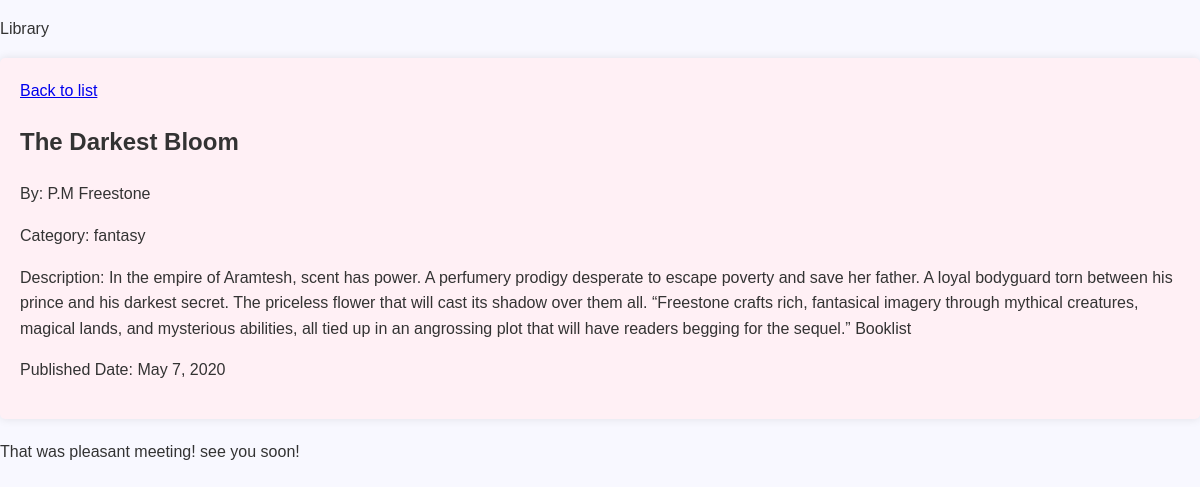
The page /books/The Darkest Bloom on the database its author committed.
### library/models.py (models this page shows, shortened)
class Book(models.Model):
    title = models.CharField(max_length=200)
    author = models.ForeignKey(Author, on_delete=models.CASCADE)
    description = models.TextField(blank=True)
    published_date = models.DateField()
    category = models.ForeignKey(Category, on_delete=models.CASCADE)

class Author(models.Model):
    name = models.CharField(max_length=100)
    bio = models.TextField(blank=True)
    def __str__(self):
        return self.name

class Category(models.Model):
    name = models.CharField(max_length=100, unique=True)
    description = models.TextField(blank=True)
    def __str__(self):
        return self.name

### library/views.py (the view)
# urls.py: path("books/<str:title>", views.book_detail,name='book_detail'),
def book_detail(request, title):
    book = Book.objects.get(title=title)
    return render(request,
                'library/books/detail.html',
                  {'book': book})

### library/templates/library/Books/detail.html
{% extends "library/base.html" %}
{% block content %}
<a href="{% url 'book_list' %}">Back to list</a>
<br>
<h2>{{ book.title }}</h2>
<p>By: {{ book.author }}</p>
<p>Category: {{ book.category }}</p>
<p>Description: {{ book.description }}</p>
<p>Published Date: {{ book.published_date }}</p>
{% endblock %}

### library/static/css/library.css (style rules this page uses)
body { font-family: Arial, sans-serif; margin: 0; padding: 0; background-color: #f8f8ff; color: #333; line-height: 1.6; }

### rows shown on the page
Book: title "The Darkest Bloom", author "P.M Freestone", category "fantasy", description "In the empire of Aramtesh, scent has power. A perfumery prodigy desperate to escape poverty and save her father. A loyal bodyguard torn between his prince and his darkest secret. The priceless flower that will cast its shadow over them all. “Freestone crafts rich, fantasical imagery through mythical creatures, magical lands, and mysterious abilities, all tied up in an angrossing plot that will have readers begging for the sequel.” Booklist", published_date "May 7, 2020"
